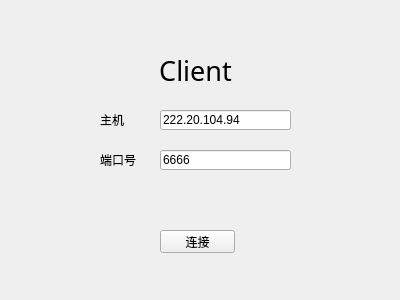
<?xml version="1.0" encoding="UTF-8"?>
<ui version="4.0">
 <class>Widget</class>
 <widget class="QWidget" name="Widget">
  <property name="geometry">
   <rect>
    <x>0</x>
    <y>0</y>
    <width>400</width>
    <height>300</height>
   </rect>
  </property>
  <property name="windowTitle">
   <string>Widget</string>
  </property>
  <widget class="QLabel" name="label">
   <property name="geometry">
    <rect>
     <x>100</x>
     <y>50</y>
     <width>191</width>
     <height>41</height>
    </rect>
   </property>
   <property name="font">
    <font>
     <family>微软雅黑</family>
     <pointsize>20</pointsize>
    </font>
   </property>
   <property name="text">
    <string>Client</string>
   </property>
   <property name="alignment">
    <set>Qt::AlignCenter</set>
   </property>
  </widget>
  <widget class="QLabel" name="label_2">
   <property name="geometry">
    <rect>
     <x>100</x>
     <y>110</y>
     <width>61</width>
     <height>20</height>
    </rect>
   </property>
   <property name="text">
    <string>主机</string>
   </property>
  </widget>
  <widget class="QLabel" name="label_3">
   <property name="geometry">
    <rect>
     <x>100</x>
     <y>150</y>
     <width>61</width>
     <height>20</height>
    </rect>
   </property>
   <property name="text">
    <string>端口号</string>
   </property>
  </widget>
  <widget class="QPushButton" name="connectButton">
   <property name="geometry">
    <rect>
     <x>160</x>
     <y>230</y>
     <width>75</width>
     <height>23</height>
    </rect>
   </property>
   <property name="text">
    <string>连接</string>
   </property>
  </widget>
  <widget class="QLineEdit" name="addressText">
   <property name="geometry">
    <rect>
     <x>160</x>
     <y>110</y>
     <width>131</width>
     <height>20</height>
    </rect>
   </property>
   <property name="text">
    <string>222.20.104.94</string>
   </property>
  </widget>
  <widget class="QLineEdit" name="portText">
   <property name="geometry">
    <rect>
     <x>160</x>
     <y>150</y>
     <width>131</width>
     <height>20</height>
    </rect>
   </property>
   <property name="text">
    <string>6666</string>
   </property>
  </widget>
 </widget>
 <layoutdefault spacing="6" margin="11"/>
 <resources/>
 <connections/>
</ui>
